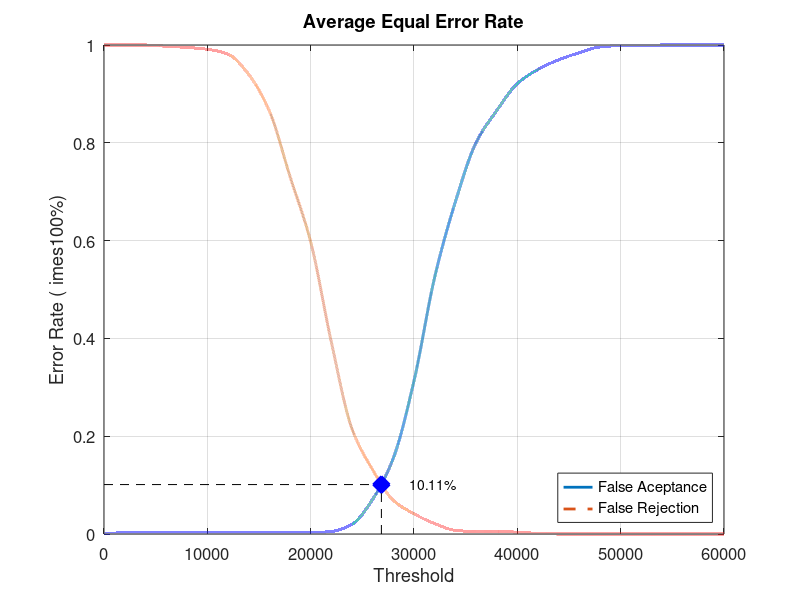
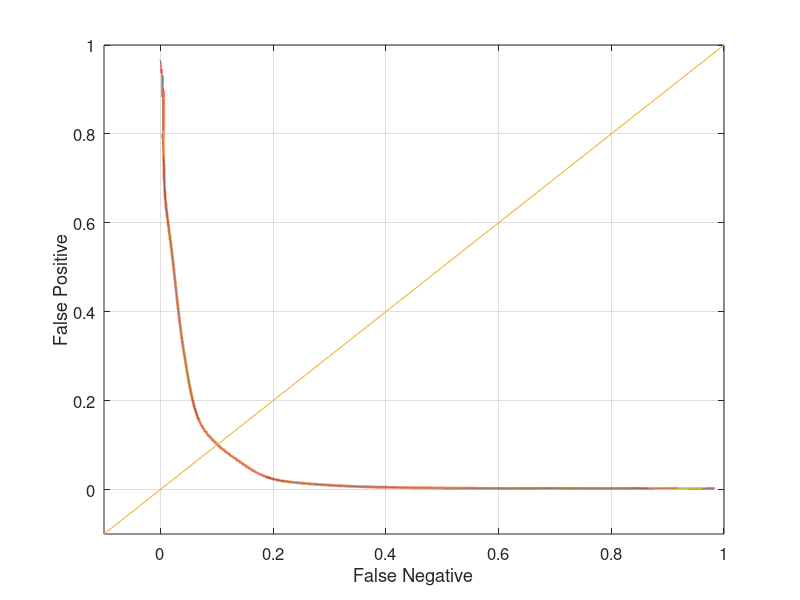

The MATLAB source for these figures, in order:
close all;
clear;
clc;
x = 0:2000:60000;
xq = 0:0.5:60000;

y0 = [0 0.00263158 0.00263158 0.00263158 0.00263158 0.00263158 0.00263158 0.00263158 0.00263158 0.00263158 0.00263158 0.00526316 0.0197368 0.0710526 0.155263 0.313158 0.525 0.678947 0.8 0.865789 0.921053 0.95 0.969737 0.98421 0.996053 0.998684 0.998684 1 1 1 1]
yy0 = interp1(x, y0, xq, 'pchip');
y1 = [1 1 1 0.9975 0.995 0.99125 0.98125 0.94 0.865 0.73125 0.5975 0.3925 0.215 0.13125 0.06875 0.04125 0.02125 0.0075 0.005 0.005 0.00375 0.00125 0 0 0 0 0 0 0 0 0]
yy1 = interp1(x, y1, xq, 'pchip');

% Calculating EER: 
y2 = abs(y0 - y1);
find(y2 == min(y2))
yy2 = abs(yy0 - yy1);
xEER = find(yy2 == min(yy2));
xEERIndex = xq(xEER) % X-axis EER
yEER = yy0(xEER) % Y-axis EER

main = figure
plot(xq, yy0,'-','LineWidth', 2);	hold on
plot(xq, yy1,'--','LineWidth', 2);	hold on
plot([xEERIndex xEERIndex], [0 yEER], 'k--');	hold on
plot([0 xEERIndex], [yEER yEER], 'k--');	hold on
plot(xEERIndex, yEER, 'bx', 'LineWidth', 10);	hold on
text(xEERIndex + 10 * xEERIndex / 100, yEER, [num2str(round((10000 * yEER)) / 100) '%'])
legend('False Aceptance', 'False Rejection', 'Location', 'SouthEast')
xlabel('Threshold')
ylabel('Error Rate (	imes100%)')
title('Average Equal Error Rate')
set(gca, 'FontSize', 12)
axis([0 60000 0 1])
grid on

print(main, 'Experiment2AverageMain', '-dpng');
FNRxFPR = figure('Color', [1 1 1]);
plot(yy1, yy0, '-', yy1, yy0, 'LineWidth', 2);
hold on
y = -0.1:0.1:1
plot(y, y); 
set(gca, 'FontSize', 12)
xlabel('False Negative')
ylabel('False Positive')
axis([-0.1 1 -0.1 1])
set(gca, 'FontSize', 12)
grid on

print(FNRxFPR, 'Experiment2AverageFNRxFPR','-dpng');
